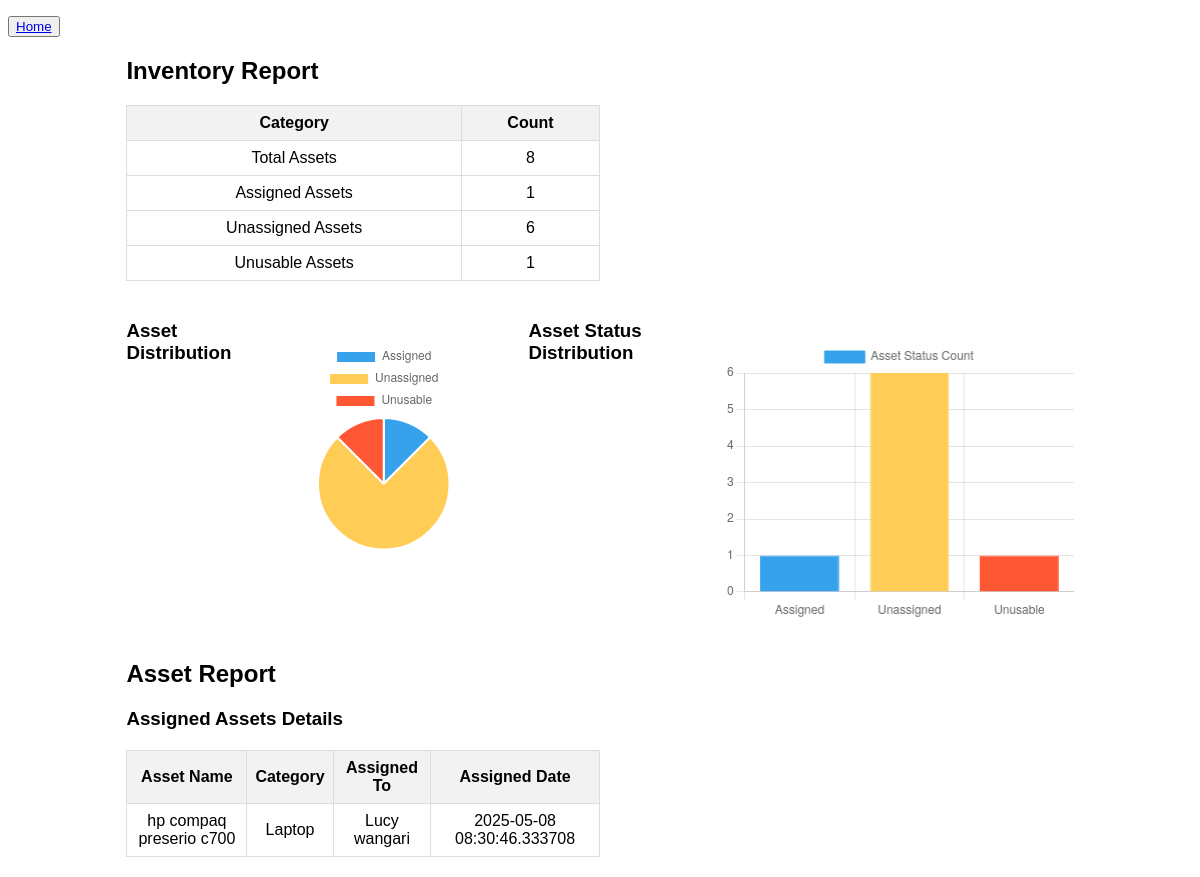
/report (signed in), run on the app's committed database.
### app.py (models this page shows)
class Asset(db.Model):
    id = db.Column(db.Integer, primary_key=True)
    category = db.Column(db.String(100), nullable=False)
    name = db.Column(db.String(100), nullable=False)
    status = db.Column(db.String(50), default='unassigned')  # available, assigned, unusable
    assigned_to = db.Column(db.String(100), nullable=True)
    assigned_date = db.Column(db.DateTime, nullable=True)

### app.py (the view)
@app.route('/report')
def report():
    if 'user' not in session:
        return redirect('/login')
    assigned_assets = Asset.query.filter_by(status='assigned').all()
    report_data = []
    for asset in assigned_assets:
        report_data.append({
            'asset_name': asset.name,
            'category': asset.category,
            'assigned_to': asset.assigned_to,
            'assigned_date': asset.assigned_date
        })
    total_assets = Asset.query.count()
    assigned_assets_count = len(report_data)  # Count assigned assets
    unassigned_assets = Asset.query.filter_by(status='unassigned').count()
    unusable_assets = Asset.query.filter_by(status='unusable').count()
    return render_template('report.html', total=total_assets, assigned=assigned_assets_count,
                           unassigned=unassigned_assets, unusable=unusable_assets, report_data=report_data)

### templates/report.html (shortened to what this page needs)
<!DOCTYPE html>
<html lang="en">
<head>
</head>
<body>
    <p><button><a href="{{ url_for('home') }}">Home</a></button></p>
    <div class="container">
        <h2>Inventory Report</h2>
        <table>
            <thead>
                <tr>
                    <th>Category</th>
                    <th>Count</th>
                </tr>
            </thead>
            <tbody>
                <tr>
                    <td>Total Assets</td>
                    <td>{{ total }}</td>
                </tr>
                <tr>
                    <td>Assigned Assets</td>
                    <td>{{ assigned }}</td>
                </tr>
                <tr>
                    <td>Unassigned Assets</td>
                    <td>{{ unassigned }}</td>
                </tr>
                <tr>
                    <td>Unusable Assets</td>
                    <td>{{ unusable }}</td>
                </tr>
            </tbody>
        </table>
         <div class="chart-section">
        <h3>Asset Distribution</h3>
        <div class="chart_container">
        <canvas id="assetChart" width="100" height="80"></canvas>
        </div>
        <h3>Asset Status Distribution</h3>
        <div class="bar-chart-container">
        <canvas id="statusChart" width="100" height="80"></canvas>
        </div>
        </div>
    </div>
    <script>
        // Data for the Asset Distribution Pie Chart
        const ctx = document.getElementById('assetChart').getContext('2d');
        const assetChart = new Chart(ctx, {
            type: 'pie',
            data: {
                labels: ['Assigned', 'Unassigned', 'Unusable'],
                datasets: [{
                    label: 'Asset Distribution',
                    data: [{{ assigned }}, {{ unassigned }}, {{ unusable }}],
                    backgroundColor: ['#36A2EB', '#FFCD56', '#FF5733'],
                    hoverOffset: 4
                }]
            }
        });
        // Data for the Asset Status Bar Chart
        const ctx2 = document.getElementById('statusChart').getContext('2d');
        const statusChart = new Chart(ctx2, {
            type: 'bar',
            data: {
                labels: ['Assigned', 'Unassigned', 'Unusable'],
                datasets: [{
                    label: 'Asset Status Count',
                    data: [{{ assigned }}, {{ unassigned }}, {{ unusable }}],
                    backgroundColor: ['#36A2EB', '#FFCD56', '#FF5733'],
                    borderColor: ['#36A2EB', '#FFCD56', '#FF5733'],
                    borderWidth: 1
                }]
            },
            options: {
                scales: {
                    y: {
                        beginAtZero: true
                    }
                }
            }
        });
    </script>
<div class="container">
    <h2>Asset Report</h2>
    <h3>Assigned Assets Details</h3>
    <table>
        <thead>
            <tr>
                <th>Asset Name</th>
                <th>Category</th>
                <th>Assigned To</th>
                <th>Assigned Date</th>
            </tr>
        </thead>
        <tbody>
            {% for item in report_data %}
            <tr>
                <td>{{ item.asset_name }}</td>
                <td>{{ item.category }}</td>
                <td>{{ item.assigned_to }}</td>
                <td>{{ item.assigned_date }}</td>
            </tr>
            {% endfor %}
        </tbody>
    </table>
</div>
</body>
</html>

### templates/report.html (style rules this page uses)
body { font-family: Arial, sans-serif; }
table { width: 50%; margin: 20px 0; border-collapse: collapse; }
table, th, td { border: 1px solid #ddd; }
th, td { padding: 8px; text-align: center; }
th { background-color: #f2f2f2; }
.container { width: 80%; margin: 0 auto; }
.chart_container { width: 300px; margin: 20px auto; }
.bar-chart-container { width: 500px; margin: 20px auto; align-items: left; }
.chart-section { display: flex; justify-content: space-between; align-items: flex-start; gap: 40px; margin-top: 20px; }
canvas { margin-top: 20px; }

### data on the page
Asset: asset_name "hp compaq preserio c700", category "Laptop", assigned_to "Lucy wangari", assigned_date "2025-05-08 08:30:46.333708"

### other printed values
{{ total }} "8"
{{ assigned }} "1"
{{ unassigned }} "6"
{{ unusable }} "1"
chart data {{ assigned }} 1
chart data {{ unassigned }} 6
chart data {{ unusable }} 1
